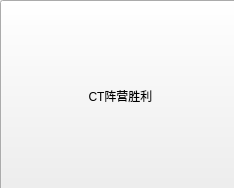
<?xml version="1.0" encoding="UTF-8"?>
<ui version="4.0">
 <class>win</class>
 <widget class="QWidget" name="win">
  <property name="geometry">
   <rect>
    <x>0</x>
    <y>0</y>
    <width>234</width>
    <height>188</height>
   </rect>
  </property>
  <property name="windowTitle">
   <string>Form</string>
  </property>
  <property name="styleSheet">
   <string notr="true">
</string>
  </property>
  <widget class="QPushButton" name="pushButton">
   <property name="geometry">
    <rect>
     <x>0</x>
     <y>0</y>
     <width>241</width>
     <height>191</height>
    </rect>
   </property>
   <property name="text">
    <string>CT阵营胜利</string>
   </property>
  </widget>
 </widget>
 <resources/>
 <connections/>
</ui>
